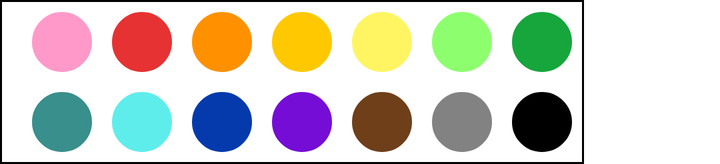
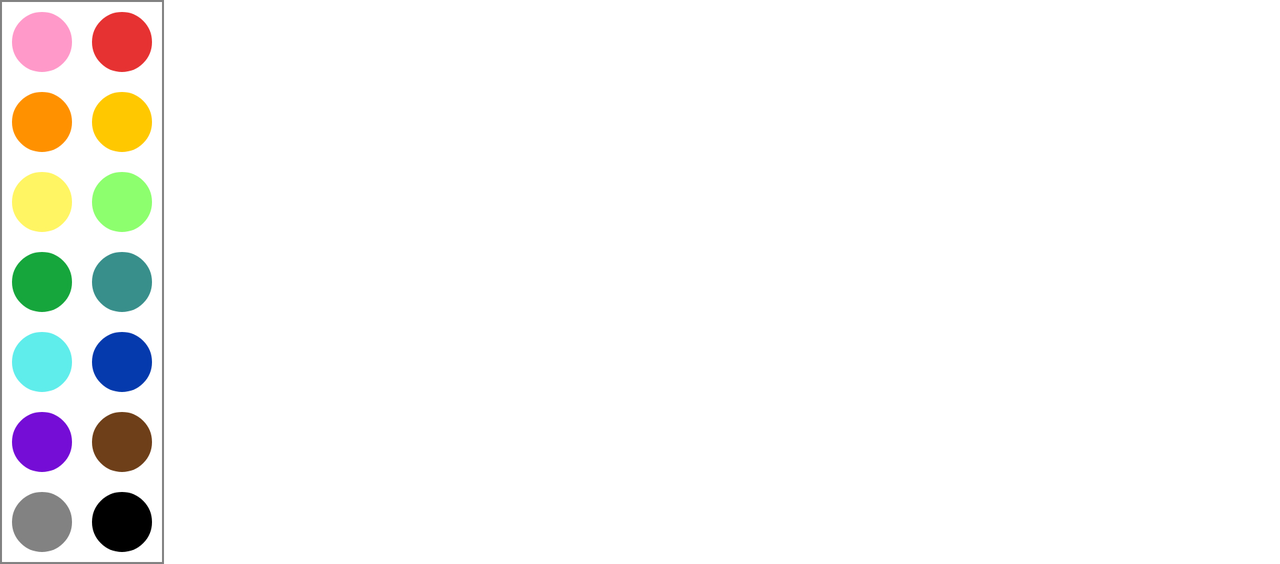

Compare how this app lays out the same screen by default and in its alternative resource folder. The renders come first, then the two layout files and the values they reference.
<!-- AndroidManifest.xml: application theme Theme.Doodle -->
<!-- res/layout/fragment_color_picker.xml -->
<?xml version="1.0" encoding="utf-8"?>
<RelativeLayout
    xmlns:android="http://schemas.android.com/apk/res/android"
    xmlns:app="http://schemas.android.com/apk/res-auto"
    xmlns:tools="http://schemas.android.com/tools"
    android:layout_width="wrap_content"
    android:layout_height="wrap_content"
    android:background="@color/black"
    android:padding="1dp"
    tools:context=".fragments.ColorPickerFragment">

    <RelativeLayout
        android:layout_width="wrap_content"
        android:layout_height="wrap_content"
        android:background="@color/white"
        android:padding="5dp">

        <Button
            android:id="@+id/pinkButton"
            android:layout_width="30dp"
            android:layout_height="30dp"
            android:layout_marginLeft="10dp"
            android:background="@drawable/button_round"
            app:backgroundTint="@color/button_pink" />

        <Button
            android:id="@+id/redButton"
            android:layout_width="30dp"
            android:layout_height="30dp"
            android:layout_marginLeft="10dp"
            android:layout_toRightOf="@id/pinkButton"
            android:background="@drawable/button_round"
            app:backgroundTint="@color/button_red" />

        <Button
            android:id="@+id/orangeButton"
            android:layout_width="30dp"
            android:layout_height="30dp"
            android:layout_marginLeft="10dp"
            android:layout_toRightOf="@id/redButton"
            android:background="@drawable/button_round"
            app:backgroundTint="@color/button_orange" />

        <Button
            android:id="@+id/yellowOrangeButton"
            android:layout_width="30dp"
            android:layout_height="30dp"
            android:layout_marginLeft="10dp"
            android:layout_toRightOf="@id/orangeButton"
            android:background="@drawable/button_round"
            app:backgroundTint="@color/button_yellow_orange" />

        <Button
            android:id="@+id/yellowButton"
            android:layout_width="30dp"
            android:layout_height="30dp"
            android:layout_marginLeft="10dp"
            android:layout_toRightOf="@id/yellowOrangeButton"
            android:background="@drawable/button_round"
            app:backgroundTint="@color/button_yellow" />

        <Button
            android:id="@+id/lightGreenButton"
            android:layout_width="30dp"
            android:layout_height="30dp"
            android:layout_marginLeft="10dp"
            android:layout_toRightOf="@id/yellowButton"
            android:background="@drawable/button_round"
            app:backgroundTint="@color/button_light_green" />

        <Button
            android:id="@+id/darkGreenButton"
            android:layout_width="30dp"
            android:layout_height="30dp"
            android:layout_marginLeft="10dp"
            android:layout_toRightOf="@id/lightGreenButton"
            android:background="@drawable/button_round"
            app:backgroundTint="@color/button_dark_green" />

        <Button
            android:id="@+id/tealButton"
            android:layout_width="30dp"
            android:layout_height="30dp"
            android:layout_below="@id/pinkButton"
            android:layout_marginLeft="10dp"
            android:layout_marginTop="10dp"
            android:background="@drawable/button_round"
            app:backgroundTint="@color/button_teal" />

        <Button
            android:id="@+id/lightBlueButton"
            android:layout_width="30dp"
            android:layout_height="30dp"
            android:layout_below="@id/redButton"
            android:layout_marginLeft="10dp"
            android:layout_marginTop="10dp"
            android:layout_toRightOf="@id/tealButton"
            android:background="@drawable/button_round"
            app:backgroundTint="@color/button_light_blue" />

        <Button
            android:id="@+id/darkBlueButton"
            android:layout_width="30dp"
            android:layout_height="30dp"
            android:layout_below="@id/orangeButton"
            android:layout_marginLeft="10dp"
            android:layout_marginTop="10dp"
            android:layout_toRightOf="@id/lightBlueButton"
            android:background="@drawable/button_round"
            app:backgroundTint="@color/button_dark_blue" />

        <Button
            android:id="@+id/purpleButton"
            android:layout_width="30dp"
            android:layout_height="30dp"
            android:layout_below="@id/yellowOrangeButton"
            android:layout_marginLeft="10dp"
            android:layout_marginTop="10dp"
            android:layout_toRightOf="@id/darkBlueButton"
            android:background="@drawable/button_round"
            app:backgroundTint="@color/button_purple" />

        <Button
            android:id="@+id/brownButton"
            android:layout_width="30dp"
            android:layout_height="30dp"
            android:layout_below="@id/yellowButton"
            android:layout_marginLeft="10dp"
            android:layout_marginTop="10dp"
            android:layout_toRightOf="@id/purpleButton"
            android:background="@drawable/button_round"
            app:backgroundTint="@color/button_brown" />

        <Button
            android:id="@+id/greyButton"
            android:layout_width="30dp"
            android:layout_height="30dp"
            android:layout_below="@id/lightGreenButton"
            android:layout_marginLeft="10dp"
            android:layout_marginTop="10dp"
            android:layout_toRightOf="@id/brownButton"
            android:background="@drawable/button_round"
            app:backgroundTint="@color/button_grey" />

        <Button
            android:id="@+id/blackButton"
            android:layout_width="30dp"
            android:layout_height="30dp"
            android:layout_below="@id/darkGreenButton"
            android:layout_marginLeft="10dp"
            android:layout_marginTop="10dp"
            android:layout_toRightOf="@id/greyButton"
            android:background="@drawable/button_round"
            app:backgroundTint="@color/button_black" />

    </RelativeLayout>

</RelativeLayout>
<!-- resources referenced by this layout -->
<resources>
  <color name="black">#FF000000</color>
  <color name="white">#FFFFFFFF</color>
  <!-- drawable button_round (drawable) -->
  <?xml version="1.0" encoding="utf-8"?>
  <selector xmlns:android="http://schemas.android.com/apk/res/android">
      <item>
          <shape android:shape="oval">
              <stroke android:width="2dp"></stroke>
          </shape>
      </item>
  
  </selector>
  <style name="Theme.Doodle" parent="Theme.MaterialComponents.DayNight.NoActionBar">
          
          <item name="colorPrimary">@color/purple_500</item>
          <item name="colorPrimaryVariant">@color/purple_700</item>
          <item name="colorOnPrimary">@color/white</item>
          
          <item name="colorSecondary">@color/teal_200</item>
          <item name="colorSecondaryVariant">@color/teal_700</item>
          <item name="colorOnSecondary">@color/black</item>
          
          <item name="android:statusBarColor" tools:targetApi="l">?attr/colorPrimaryVariant</item>
          
          <item name="android:fontFamily">@font/visby_round_cf_heavy</item>
          
          <item name="android:actionOverflowButtonStyle">@style/OverflowButton</item>
          
          <item name="android:homeAsUpIndicator">@drawable/ic_baseline_arrow_back_24</item>
      </style>
  <color name="purple_500">#FF6200EE</color>
  <color name="purple_700">#FF3700B3</color>
  <color name="teal_200">#FF03DAC5</color>
  <color name="teal_700">#FF018786</color>
  <style name="OverflowButton" parent="Widget.AppCompat.ActionButton.Overflow">
          <item name="android:src">@drawable/ic_baseline_account_circle_24</item>
      </style>
</resources>
<!-- res/layout-land/fragment_color_picker.xml (the repository's variant of the layout above) -->
<!-- drawn on the phone turned sideways -->
<?xml version="1.0" encoding="utf-8"?>
<RelativeLayout
    xmlns:android="http://schemas.android.com/apk/res/android"
    xmlns:app="http://schemas.android.com/apk/res-auto"
    xmlns:tools="http://schemas.android.com/tools"
    android:layout_width="wrap_content"
    android:layout_height="wrap_content"
    android:background="@color/grey"
    android:padding="1dp"
    tools:context=".fragments.ColorPickerFragment">

    <RelativeLayout
        android:layout_width="wrap_content"
        android:layout_height="wrap_content"
        android:background="@color/white"
        android:padding="5dp">

        <Button
            android:id="@+id/pinkButton"
            android:layout_width="30dp"
            android:layout_height="30dp"
            android:background="@drawable/button_round"
            app:backgroundTint="@color/button_pink" />

        <Button
            android:id="@+id/redButton"
            android:layout_width="30dp"
            android:layout_height="30dp"
            android:layout_marginLeft="10dp"
            android:layout_toRightOf="@id/pinkButton"
            android:background="@drawable/button_round"
            app:backgroundTint="@color/button_red" />

        <Button
            android:id="@+id/orangeButton"
            android:layout_width="30dp"
            android:layout_height="30dp"
            android:layout_below="@id/pinkButton"
            android:layout_marginTop="10dp"
            android:background="@drawable/button_round"
            app:backgroundTint="@color/button_orange" />

        <Button
            android:id="@+id/yellowOrangeButton"
            android:layout_width="30dp"
            android:layout_height="30dp"
            android:layout_marginTop="10dp"
            android:layout_marginLeft="10dp"
            android:layout_below="@id/redButton"
            android:layout_toRightOf="@id/orangeButton"
            android:background="@drawable/button_round"
            app:backgroundTint="@color/button_yellow_orange" />

        <Button
            android:id="@+id/yellowButton"
            android:layout_width="30dp"
            android:layout_height="30dp"
            android:layout_below="@id/orangeButton"
            android:layout_marginTop="10dp"
            android:background="@drawable/button_round"
            app:backgroundTint="@color/button_yellow" />

        <Button
            android:id="@+id/lightGreenButton"
            android:layout_width="30dp"
            android:layout_height="30dp"
            android:layout_marginTop="10dp"
            android:layout_marginLeft="10dp"
            android:layout_below="@id/yellowOrangeButton"
            android:layout_toRightOf="@id/yellowButton"
            android:background="@drawable/button_round"
            app:backgroundTint="@color/button_light_green" />

        <Button
            android:id="@+id/darkGreenButton"
            android:layout_width="30dp"
            android:layout_height="30dp"
            android:layout_below="@id/yellowButton"
            android:layout_marginTop="10dp"
            android:background="@drawable/button_round"
            app:backgroundTint="@color/button_dark_green" />

        <Button
            android:id="@+id/tealButton"
            android:layout_width="30dp"
            android:layout_height="30dp"
            android:layout_marginTop="10dp"
            android:layout_marginLeft="10dp"
            android:layout_below="@id/lightGreenButton"
            android:layout_toRightOf="@id/darkGreenButton"
            android:background="@drawable/button_round"
            app:backgroundTint="@color/button_teal" />

        <Button
            android:id="@+id/lightBlueButton"
            android:layout_width="30dp"
            android:layout_height="30dp"
            android:layout_below="@id/darkGreenButton"
            android:layout_marginTop="10dp"
            android:background="@drawable/button_round"
            app:backgroundTint="@color/button_light_blue" />

        <Button
            android:id="@+id/darkBlueButton"
            android:layout_width="30dp"
            android:layout_height="30dp"
            android:layout_marginTop="10dp"
            android:layout_marginLeft="10dp"
            android:layout_below="@id/tealButton"
            android:layout_toRightOf="@id/lightBlueButton"
            android:background="@drawable/button_round"
            app:backgroundTint="@color/button_dark_blue" />

        <Button
            android:id="@+id/purpleButton"
            android:layout_width="30dp"
            android:layout_height="30dp"
            android:layout_below="@id/lightBlueButton"
            android:layout_marginTop="10dp"
            android:background="@drawable/button_round"
            app:backgroundTint="@color/button_purple" />

        <Button
            android:id="@+id/brownButton"
            android:layout_width="30dp"
            android:layout_height="30dp"
            android:layout_marginTop="10dp"
            android:layout_marginLeft="10dp"
            android:layout_below="@id/darkBlueButton"
            android:layout_toRightOf="@id/purpleButton"
            android:background="@drawable/button_round"
            app:backgroundTint="@color/button_brown" />

        <Button
            android:id="@+id/greyButton"
            android:layout_width="30dp"
            android:layout_height="30dp"
            android:layout_below="@id/purpleButton"
            android:layout_marginTop="10dp"
            android:background="@drawable/button_round"
            app:backgroundTint="@color/button_grey" />

        <Button
            android:id="@+id/blackButton"
            android:layout_width="30dp"
            android:layout_height="30dp"
            android:layout_marginTop="10dp"
            android:layout_marginLeft="10dp"
            android:layout_below="@id/brownButton"
            android:layout_toRightOf="@id/greyButton"
            android:background="@drawable/button_round"
            app:backgroundTint="@color/button_black" />

    </RelativeLayout>

</RelativeLayout>
<!-- resources referenced by the variant -->
<!-- as the phone turned sideways resolves them -->
<resources>
  <color name="grey">#FF828282</color>
  <color name="white">#FFFFFFFF</color>
  <!-- drawable button_round (drawable) -->
  <?xml version="1.0" encoding="utf-8"?>
  <selector xmlns:android="http://schemas.android.com/apk/res/android">
      <item>
          <shape android:shape="oval">
              <stroke android:width="2dp"></stroke>
          </shape>
      </item>
  
  </selector>
  <style name="Theme.Doodle" parent="Theme.MaterialComponents.DayNight.NoActionBar">
          
          <item name="colorPrimary">@color/purple_500</item>
          <item name="colorPrimaryVariant">@color/purple_700</item>
          <item name="colorOnPrimary">@color/white</item>
          
          <item name="colorSecondary">@color/teal_200</item>
          <item name="colorSecondaryVariant">@color/teal_700</item>
          <item name="colorOnSecondary">@color/black</item>
          
          <item name="android:statusBarColor" tools:targetApi="l">?attr/colorPrimaryVariant</item>
          
          <item name="android:fontFamily">@font/visby_round_cf_heavy</item>
          
          <item name="android:actionOverflowButtonStyle">@style/OverflowButton</item>
          
          <item name="android:homeAsUpIndicator">@drawable/ic_baseline_arrow_back_24</item>
      </style>
  <color name="purple_500">#FF6200EE</color>
  <color name="purple_700">#FF3700B3</color>
  <color name="teal_200">#FF03DAC5</color>
  <color name="teal_700">#FF018786</color>
  <color name="black">#FF000000</color>
  <style name="OverflowButton" parent="Widget.AppCompat.ActionButton.Overflow">
          <item name="android:src">@drawable/ic_baseline_account_circle_24</item>
      </style>
</resources>
